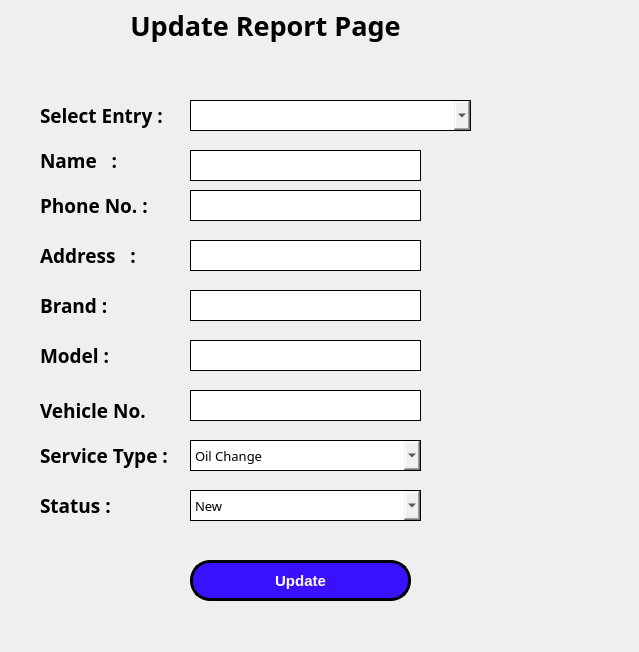
<?xml version="1.0" encoding="UTF-8"?>
<ui version="4.0">
 <class>UpdateDialog</class>
 <widget class="QDialog" name="UpdateDialog">
  <property name="geometry">
   <rect>
    <x>0</x>
    <y>0</y>
    <width>639</width>
    <height>652</height>
   </rect>
  </property>
  <property name="windowTitle">
   <string>UpdateReport Page</string>
  </property>
  <property name="windowIcon">
   <iconset resource="resource.qrc">
    <normaloff>:/img/img/icon2.png</normaloff>:/img/img/icon2.png</iconset>
  </property>
  <property name="styleSheet">
   <string notr="true">/*background-image: url(:/img/img/3.jpg);</string>
  </property>
  <widget class="QPushButton" name="updateButton">
   <property name="geometry">
    <rect>
     <x>190</x>
     <y>560</y>
     <width>221</width>
     <height>41</height>
    </rect>
   </property>
   <property name="font">
    <font>
     <pointsize>11</pointsize>
     <bold>true</bold>
    </font>
   </property>
   <property name="styleSheet">
    <string notr="true">QPushButton {
	background-color: rgb(57, 17, 255);
    color: white;                  /* White text */
    padding: 8px 16px;             /* Inner spacing */
    font-weight: bold;
border-radius: 20px ;
border:3px solid black;

 }
QPushButton:hover {
         /* Darker blue on hover */
	background-color: rgb(8, 160, 255);
}

QPushButton:pressed {
    background-color: #003d80;     /* Even darker on press */
}</string>
   </property>
   <property name="text">
    <string>Update</string>
   </property>
  </widget>
  <widget class="QLineEdit" name="namelineEdit">
   <property name="geometry">
    <rect>
     <x>190</x>
     <y>150</y>
     <width>231</width>
     <height>31</height>
    </rect>
   </property>
   <property name="font">
    <font>
     <family>Bahnschrift</family>
     <pointsize>10</pointsize>
     <bold>false</bold>
    </font>
   </property>
   <property name="styleSheet">
    <string notr="true">border: 1px solid black;</string>
   </property>
  </widget>
  <widget class="QLineEdit" name="phonelineEdit">
   <property name="geometry">
    <rect>
     <x>190</x>
     <y>190</y>
     <width>231</width>
     <height>31</height>
    </rect>
   </property>
   <property name="font">
    <font>
     <family>Bahnschrift</family>
     <pointsize>10</pointsize>
     <bold>false</bold>
    </font>
   </property>
   <property name="styleSheet">
    <string notr="true">border: 1px solid black;</string>
   </property>
  </widget>
  <widget class="QLineEdit" name="vehiclelineEdit">
   <property name="geometry">
    <rect>
     <x>190</x>
     <y>390</y>
     <width>231</width>
     <height>31</height>
    </rect>
   </property>
   <property name="font">
    <font>
     <family>Bahnschrift</family>
     <pointsize>10</pointsize>
     <bold>false</bold>
    </font>
   </property>
   <property name="styleSheet">
    <string notr="true">border: 1px solid black;</string>
   </property>
  </widget>
  <widget class="QComboBox" name="entrycomboBox">
   <property name="geometry">
    <rect>
     <x>190</x>
     <y>100</y>
     <width>281</width>
     <height>31</height>
    </rect>
   </property>
   <property name="font">
    <font>
     <family>Bahnschrift</family>
     <pointsize>10</pointsize>
     <bold>false</bold>
    </font>
   </property>
   <property name="styleSheet">
    <string notr="true">border: 1px solid black;</string>
   </property>
  </widget>
  <widget class="QLabel" name="label">
   <property name="geometry">
    <rect>
     <x>40</x>
     <y>150</y>
     <width>81</width>
     <height>21</height>
    </rect>
   </property>
   <property name="font">
    <font>
     <family>Bell MT</family>
     <pointsize>14</pointsize>
     <bold>true</bold>
    </font>
   </property>
   <property name="text">
    <string>Name   :</string>
   </property>
  </widget>
  <widget class="QLineEdit" name="modellineEdit">
   <property name="geometry">
    <rect>
     <x>190</x>
     <y>340</y>
     <width>231</width>
     <height>31</height>
    </rect>
   </property>
   <property name="font">
    <font>
     <family>Bahnschrift</family>
     <pointsize>10</pointsize>
     <bold>false</bold>
    </font>
   </property>
   <property name="styleSheet">
    <string notr="true">border: 1px solid black;</string>
   </property>
  </widget>
  <widget class="QLabel" name="label_9">
   <property name="geometry">
    <rect>
     <x>40</x>
     <y>400</y>
     <width>121</width>
     <height>21</height>
    </rect>
   </property>
   <property name="font">
    <font>
     <family>Bell MT</family>
     <pointsize>14</pointsize>
     <bold>true</bold>
    </font>
   </property>
   <property name="text">
    <string>Vehicle No.</string>
   </property>
  </widget>
  <widget class="QLineEdit" name="addresslineEdit">
   <property name="geometry">
    <rect>
     <x>190</x>
     <y>240</y>
     <width>231</width>
     <height>31</height>
    </rect>
   </property>
   <property name="font">
    <font>
     <family>Bahnschrift</family>
     <pointsize>10</pointsize>
     <bold>false</bold>
     <kerning>true</kerning>
    </font>
   </property>
   <property name="styleSheet">
    <string notr="true">border: 1px solid black;
</string>
   </property>
   <property name="text">
    <string/>
   </property>
  </widget>
  <widget class="QLabel" name="label_8">
   <property name="geometry">
    <rect>
     <x>40</x>
     <y>340</y>
     <width>121</width>
     <height>31</height>
    </rect>
   </property>
   <property name="font">
    <font>
     <family>Bell MT</family>
     <pointsize>14</pointsize>
     <bold>true</bold>
    </font>
   </property>
   <property name="text">
    <string>Model :</string>
   </property>
  </widget>
  <widget class="QLabel" name="label_3">
   <property name="geometry">
    <rect>
     <x>40</x>
     <y>290</y>
     <width>121</width>
     <height>31</height>
    </rect>
   </property>
   <property name="font">
    <font>
     <family>Bell MT</family>
     <pointsize>14</pointsize>
     <bold>true</bold>
    </font>
   </property>
   <property name="text">
    <string>Brand :</string>
   </property>
  </widget>
  <widget class="QLabel" name="label_4">
   <property name="geometry">
    <rect>
     <x>40</x>
     <y>440</y>
     <width>151</width>
     <height>31</height>
    </rect>
   </property>
   <property name="font">
    <font>
     <family>Bell MT</family>
     <pointsize>14</pointsize>
     <bold>true</bold>
    </font>
   </property>
   <property name="text">
    <string>Service Type :</string>
   </property>
  </widget>
  <widget class="QLabel" name="label_2">
   <property name="geometry">
    <rect>
     <x>40</x>
     <y>190</y>
     <width>121</width>
     <height>31</height>
    </rect>
   </property>
   <property name="font">
    <font>
     <family>Bell MT</family>
     <pointsize>14</pointsize>
     <bold>true</bold>
    </font>
   </property>
   <property name="text">
    <string>Phone No. :</string>
   </property>
  </widget>
  <widget class="QLabel" name="label_5">
   <property name="geometry">
    <rect>
     <x>40</x>
     <y>240</y>
     <width>121</width>
     <height>31</height>
    </rect>
   </property>
   <property name="font">
    <font>
     <family>Bell MT</family>
     <pointsize>14</pointsize>
     <bold>true</bold>
    </font>
   </property>
   <property name="text">
    <string>Address   :</string>
   </property>
  </widget>
  <widget class="QComboBox" name="servicecomboBox">
   <property name="geometry">
    <rect>
     <x>190</x>
     <y>440</y>
     <width>231</width>
     <height>31</height>
    </rect>
   </property>
   <property name="font">
    <font>
     <family>Bahnschrift</family>
     <pointsize>10</pointsize>
     <bold>false</bold>
    </font>
   </property>
   <property name="styleSheet">
    <string notr="true">border: 1px solid black;
</string>
   </property>
   <item>
    <property name="text">
     <string>Oil Change</string>
    </property>
   </item>
   <item>
    <property name="text">
     <string>Brake Repair</string>
    </property>
   </item>
   <item>
    <property name="text">
     <string>Battery Replacement</string>
    </property>
   </item>
   <item>
    <property name="text">
     <string>Tire Rotation</string>
    </property>
   </item>
   <item>
    <property name="text">
     <string>Engine Diagnostics</string>
    </property>
   </item>
   <item>
    <property name="text">
     <string>AC Repair</string>
    </property>
   </item>
   <item>
    <property name="text">
     <string>Wheel Alignment</string>
    </property>
   </item>
   <item>
    <property name="text">
     <string>Full Inspection</string>
    </property>
   </item>
   <item>
    <property name="text">
     <string>Car Wash</string>
    </property>
   </item>
   <item>
    <property name="text">
     <string>Other</string>
    </property>
   </item>
  </widget>
  <widget class="QLineEdit" name="brandlineEdit">
   <property name="geometry">
    <rect>
     <x>190</x>
     <y>290</y>
     <width>231</width>
     <height>31</height>
    </rect>
   </property>
   <property name="font">
    <font>
     <family>Bahnschrift</family>
     <pointsize>10</pointsize>
     <bold>false</bold>
    </font>
   </property>
   <property name="styleSheet">
    <string notr="true">border: 1px solid black;</string>
   </property>
  </widget>
  <widget class="QLabel" name="label_6">
   <property name="geometry">
    <rect>
     <x>40</x>
     <y>100</y>
     <width>141</width>
     <height>31</height>
    </rect>
   </property>
   <property name="font">
    <font>
     <family>Bell MT</family>
     <pointsize>14</pointsize>
     <bold>true</bold>
    </font>
   </property>
   <property name="text">
    <string>Select Entry :</string>
   </property>
  </widget>
  <widget class="QLabel" name="label_7">
   <property name="geometry">
    <rect>
     <x>40</x>
     <y>490</y>
     <width>151</width>
     <height>31</height>
    </rect>
   </property>
   <property name="font">
    <font>
     <family>Bell MT</family>
     <pointsize>14</pointsize>
     <bold>true</bold>
    </font>
   </property>
   <property name="text">
    <string>Status :</string>
   </property>
  </widget>
  <widget class="QComboBox" name="statuscomboBox">
   <property name="geometry">
    <rect>
     <x>190</x>
     <y>490</y>
     <width>231</width>
     <height>31</height>
    </rect>
   </property>
   <property name="font">
    <font>
     <family>Bahnschrift</family>
     <pointsize>10</pointsize>
     <bold>false</bold>
    </font>
   </property>
   <property name="styleSheet">
    <string notr="true">border: 1px solid black;
</string>
   </property>
   <item>
    <property name="text">
     <string>New</string>
    </property>
   </item>
   <item>
    <property name="text">
     <string>Pending</string>
    </property>
   </item>
   <item>
    <property name="text">
     <string>Completed</string>
    </property>
   </item>
  </widget>
  <widget class="QLabel" name="label_13">
   <property name="geometry">
    <rect>
     <x>-10</x>
     <y>0</y>
     <width>651</width>
     <height>51</height>
    </rect>
   </property>
   <property name="font">
    <font>
     <family>Bahnschrift</family>
     <pointsize>20</pointsize>
     <bold>true</bold>
    </font>
   </property>
   <property name="styleSheet">
    <string notr="true">border:3px solid black;

/*background-color: rgb(255, 6, 31);
color: rgb(255, 255, 255);</string>
   </property>
   <property name="text">
    <string>                    Update Report Page </string>
   </property>
  </widget>
 </widget>
 <resources>
  <include location="resource.qrc"/>
 </resources>
 <connections/>
</ui>
